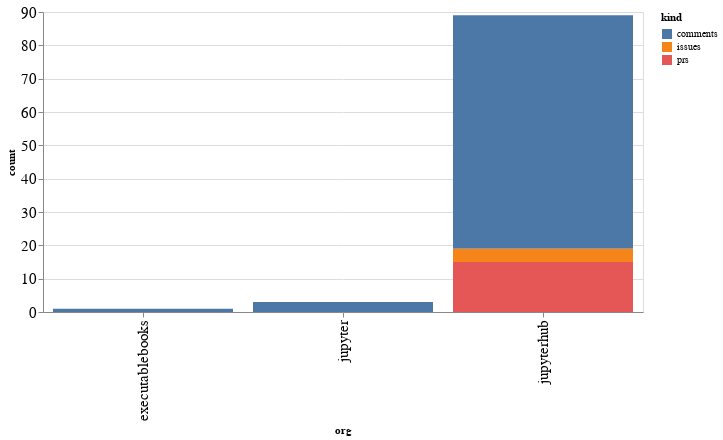

Notebook code cell kept with this figure:
### Code cell
alt.Chart(org_summaries, width=600).mark_bar().encode(
    x='org',
    y='count',
    color='kind',
    tooltip="org"
)

### Figure 1 — Vega-Lite specification as saved in the notebook (floating-point values rounded to 4 significant figures)
{"config": {"axisLeft": {"labelFontSize": 15}, "axisBottom": {"labelFontSize": 15}}, "data": {"name": "data-0cfa73c4e13c67a50a6c2b328f8d3069"}, "mark": "bar", "encoding": {"color": {"type": "nominal", "field": "kind"}, "tooltip": {"type": "nominal", "field": "org"}, "x": {"type": "nominal", "field": "org"}, "y": {"type": "quantitative", "field": "count"}}, "width": 600, "$schema": "https://vega.github.io/schema/vega-lite/v4.8.1.json", "datasets": {"data-0cfa73c4e13c67a50a6c2b328f8d3069": [{"org": "executablebooks", "kind": "comments", "count": 1}, {"org": "jupyter", "kind": "comments", "count": 3}, {"org": "jupyterhub", "kind": "comments", "count": 70}, {"org": "jupyterhub", "kind": "issues", "count": 4}, {"org": "jupyterhub", "kind": "prs", "count": 15}]}}
